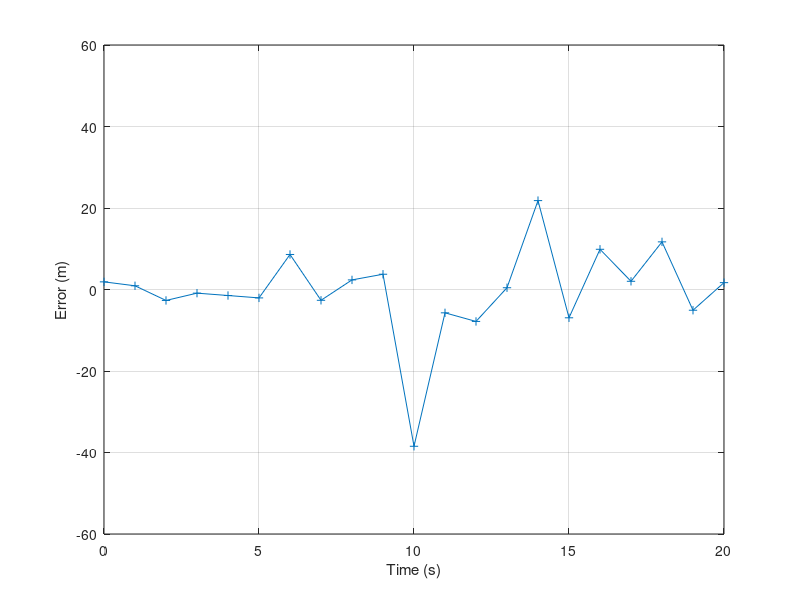

MATLAB code to generate this figure:
%This file is for Problem 7.1, Part (c)

clear all
 
Tx=[0 100;
    20 100];                    % Station coordinates
 
dt=1;                           % Sampling interval
xprior=[0; 0];                  % Initial state estimate vector
Pprior=[200^2/2 0; 0 157^2/2];   % Initial error covariance matrix
STM=[1 dt;0 1];                 % State transition matrix
 
S=400;                                  % Spectral amplitude of acceleration white noise
Q=[S*dt^3/3 S*dt^2/2; S*dt^2/2 S*dt];   % Process noise covariance Q matrix
R=4^2*eye(2);                  % Measurement noise covariance matrix
 
randn('state',13);             % Seed of randomization
store=zeros(2,21);             % Define storage
 
for t=0:20
    Rx=[200*cos(pi*t/4) 0];    % Truth position coordinates
    measnoise=randn(2,1);      % Random samples for measurement noise 
    zmeas=[norm(Rx-Tx(1,:));norm(Rx-Tx(2,:))]+4.*measnoise;  % Form noisy measurements
 
    if t==0                    % Establish initial nominal position and velocity
        Rxnom=[Rx(1)-50 0];    % based on arbitrary perturbation of initial position 
        vel=0;                 % and arbitrary zero for unknown initial velocity
    end;
    
    for itr=1:4
        vtr=[Rxnom-Tx(1,:);Rxnom-Tx(2,:)];
        H=[vtr(1,1)/norm(vtr(1,:)) 0; vtr(2,1)/norm(vtr(2,:)) 0]; % Form H matrix based on nominal position
        znom=[norm(vtr(1,:)); norm(vtr(2,:))];                    % Form predicted measurements
    
        PH=Pprior*H';
        gain=PH*inv(H*PH+R);                % Compute Kalman gain
        res=zmeas-znom;                     % Subtract noisy measurement from predicted measurement to feed
                                        %    linearized model of EKF
        xupdate=xprior+gain*(res-H*xprior); % EKF state estimate update
        Rxnom(1)=Rxnom(1)+xupdate(1,1);     % Updating nominal position
        vel=vel+xupdate(2,1);               %    and velocity
        xupdate(1,1)=0;                     % Zeroing EKF state estimates after nominal updates
        xupdate(2,1)=0;
    end;
    
    IKH=eye(2)-gain*H;                  
    Pupdate=IKH*Pprior*IKH'+gain*R*gain';   % Updating error covariance matrix
    xprior=STM*xupdate;                     % Projecting EKF state estimates (this step is not really needed because of zeroed estimates)
    Pprior=STM*Pupdate*STM'+Q;              % Projecting EKF error covariance (this step is necessary)
 
    store(1,t+1)=Rx(1)-Rxnom(1);    % Save away position error
    store(2,t+1)=Rxnom(1);          % Save away estimated position
    
    Rxnom(1)=Rxnom(1)+vel;      % Projecting nominal position to next step with nominal velocity
end;
 
time=0:20;
figure(1);
plot(time,store(1,:),'-+');     % Plot position error results
axis([0 20 -60 60]);
grid;
xlabel('Time (s)');
ylabel('Error (m)');
